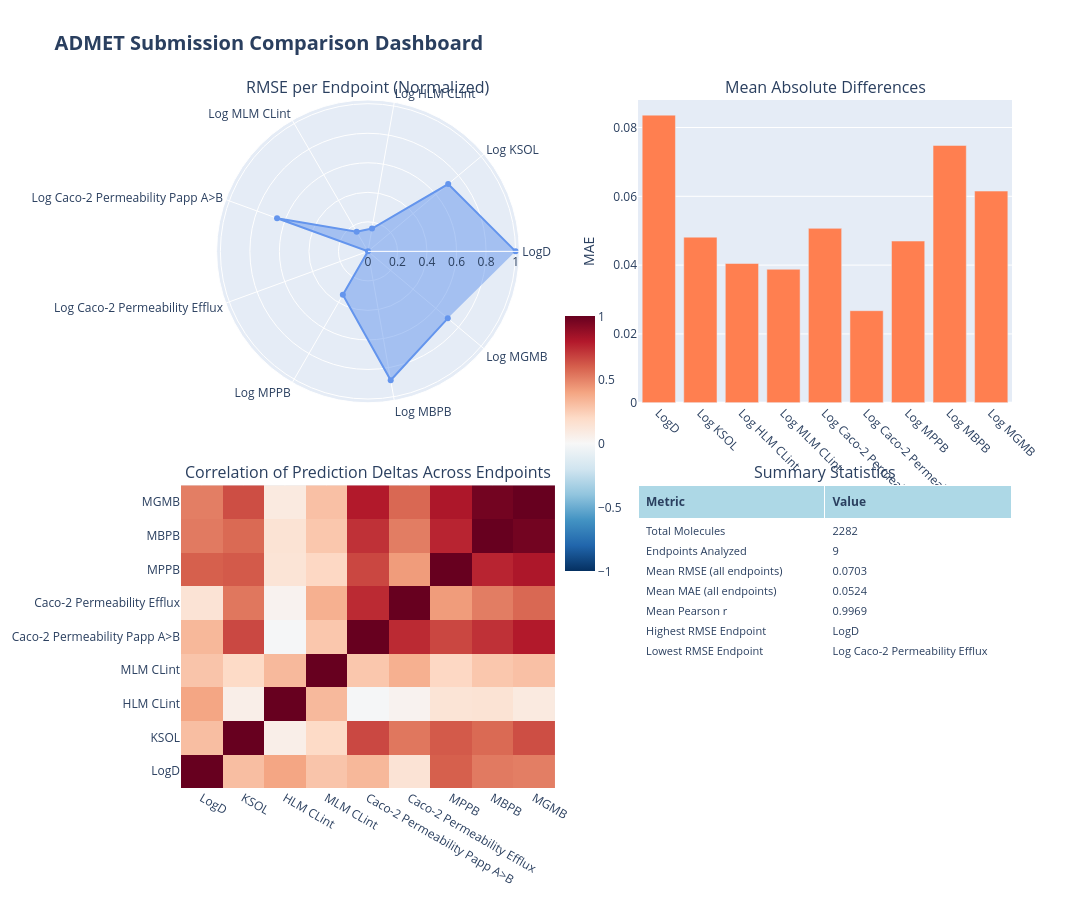

The notebook cell saved with this chart:
### Markdown cell above
## 9. Global Summary Dashboard

**Purpose**: Provide an interactive, high-level summary of all findings in a single view.

**Dashboard Components**:

### Top-Left: RMSE Radar Chart (Normalized)
- Shows relative RMSE across all 9 endpoints on a 0-1 scale
- Larger area = more disagreement across endpoints
- Helps identify which endpoints have the most/least agreement

### Top-Right: Mean Absolute Differences
- Bar chart showing MAE for each endpoint
- Directly comparable across endpoints
- Higher bars = larger typical differences

### Bottom-Left: Correlation Matrix of Prediction Deltas
- Shows how prediction differences correlate across endpoints
- **Red cells**: When models disagree on one endpoint, they tend to disagree on another (correlated errors)
- **Blue cells**: Disagreements are independent across endpoints
- Helps identify if errors are systematic across related properties

### Bottom-Right: Summary Statistics Table
- Key aggregate metrics across all endpoints
- Total molecules analyzed
- Average RMSE and MAE
- Average correlation
- Endpoints with highest/lowest disagreement

**Interactive features** (in HTML version):
- Hover over points for exact values
- Zoom and pan on plots
- Export as image

### Code cell
# Create interactive Plotly dashboard with key summary visualizations
from plotly.subplots import make_subplots
import plotly.graph_objects as go

fig = make_subplots(
    rows=2,
    cols=2,
    subplot_titles=(
        "RMSE per Endpoint (Normalized)",
        "Mean Absolute Differences",
        "Correlation of Prediction Deltas Across Endpoints",
        "Summary Statistics",
    ),
    specs=[[{"type": "scatterpolar"}, {"type": "bar"}], [{"type": "heatmap"}, {"type": "table"}]],
    vertical_spacing=0.12,
    horizontal_spacing=0.1,
)

# Top-left: Radar chart of normalized RMSE
rmse_values = df_summary["RMSE"].values
rmse_normalized = (rmse_values - rmse_values.min()) / (rmse_values.max() - rmse_values.min())

fig.add_trace(
    go.Scatterpolar(
        r=rmse_normalized, theta=ENDPOINTS, fill="toself", name="Normalized RMSE", line_color="rgb(100, 149, 237)"
    ),
    row=1,
    col=1,
)

# Top-right: Bar chart of MAE
fig.add_trace(
    go.Bar(x=ENDPOINTS, y=df_summary["MAE"].values, marker_color="rgb(255, 127, 80)", name="MAE"), row=1, col=2
)

# Bottom-left: Correlation heatmap of deltas across endpoints
delta_cols = [f"{ep}_delta" for ep in ENDPOINTS]
delta_corr = df_merged_with_desc[delta_cols].corr()

fig.add_trace(
    go.Heatmap(
        z=delta_corr.values,
        x=[ep.replace("Log ", "") for ep in ENDPOINTS],
        y=[ep.replace("Log ", "") for ep in ENDPOINTS],
        colorscale="RdBu_r",
        zmid=0,
        colorbar=dict(x=0.45, len=0.4),
    ),
    row=2,
    col=1,
)

# Bottom-right: Summary statistics table
summary_table_data = [
    ["Total Molecules", len(df_merged)],
    ["Endpoints Analyzed", len(ENDPOINTS)],
    ["Mean RMSE (all endpoints)", f"{df_summary['RMSE'].mean():.4f}"],
    ["Mean MAE (all endpoints)", f"{df_summary['MAE'].mean():.4f}"],
    ["Mean Pearson r", f"{df_summary['Pearson r'].mean():.4f}"],
    ["Highest RMSE Endpoint", ENDPOINTS[df_summary["RMSE"].idxmax()]],
    ["Lowest RMSE Endpoint", ENDPOINTS[df_summary["RMSE"].idxmin()]],
]

fig.add_trace(
    go.Table(
        header=dict(values=["<b>Metric</b>", "<b>Value</b>"], fill_color="lightblue", align="left", font=dict(size=12)),
        cells=dict(
            values=[[row[0] for row in summary_table_data], [row[1] for row in summary_table_data]],
            fill_color="white",
            align="left",
            font=dict(size=11),
        ),
    ),
    row=2,
    col=2,
)

# Update layout
fig.update_layout(
    title_text="<b>ADMET Submission Comparison Dashboard</b>",
    title_font_size=20,
    showlegend=False,
    height=900,
    width=1400,
)

# Update x-axis labels for bar chart
fig.update_xaxes(tickangle=45, row=1, col=2)
fig.update_yaxes(title_text="MAE", row=1, col=2)

# Save interactive HTML
dashboard_path = OUTPUT_DIR / "summary_dashboard.html"
fig.write_html(str(dashboard_path))

# Display in notebook
fig.show()

print(f"✓ Saved interactive dashboard to {dashboard_path}")

### Figure 1 — Plotly figure (JSON) as saved in the notebook; plotly's stock layout.template omitted (floating-point values rounded to 4 significant figures)
{"data": [{"fill": "toself", "line": {"color": "rgb(100, 149, 237)"}, "name": "Normalized RMSE", "r": [1.0, 0.7093, 0.1573, 0.1532, 0.6555, 0.0, 0.3403, 0.8865, 0.7058], "subplot": "polar", "theta": ["LogD", "Log KSOL", "Log HLM CLint", "Log MLM CLint", "Log Caco-2 Permeability Papp A>B", "Log Caco-2 Permeability Efflux", "Log MPPB", "Log MBPB", "Log MGMB"], "type": "scatterpolar"}, {"marker": {"color": "rgb(255, 127, 80)"}, "name": "MAE", "type": "bar", "x": ["LogD", "Log KSOL", "Log HLM CLint", "Log MLM CLint", "Log Caco-2 Permeability Papp A>B", "Log Caco-2 Permeability Efflux", "Log MPPB", "Log MBPB", "Log MGMB"], "xaxis": "x", "y": [0.0836, 0.04813, 0.04047, 0.0388, 0.05068, 0.02675, 0.047, 0.07479, 0.06152], "yaxis": "y"}, {"colorbar": {"len": 0.4, "x": 0.45}, "colorscale": [[0, "rgb(5,48,97)"], [0.1, "rgb(33,102,172)"], [0.2, "rgb(67,147,195)"], [0.3, "rgb(146,197,222)"], [0.4, "rgb(209,229,240)"], [0.5, "rgb(247,247,247)"], [0.6, "rgb(253,219,199)"], [0.7, "rgb(244,165,130)"], [0.8, "rgb(214,96,77)"], [0.9, "rgb(178,24,43)"], [1, "rgb(103,0,31)"]], "type": "heatmap", "x": ["LogD", "KSOL", "HLM CLint", "MLM CLint", "Caco-2 Permeability Papp A>B", "Caco-2 Permeability Efflux", "MPPB", "MBPB", "MGMB"], "xaxis": "x2", "y": ["LogD", "KSOL", "HLM CLint", "MLM CLint", "Caco-2 Permeability Papp A>B", "Caco-2 Permeability Efflux", "MPPB", "MBPB", "MGMB"], "yaxis": "y2", "z": [[1.0, 0.3063, 0.3948, 0.2846, 0.3295, 0.1401, 0.6003, 0.5251, 0.5124], [0.3063, 1.0, 0.06122, 0.1984, 0.6669, 0.5343, 0.616, 0.5722, 0.6501], [0.3948, 0.06122, 1.0, 0.3254, -0.008493, 0.03505, 0.1367, 0.1443, 0.096], [0.2846, 0.1984, 0.3254, 1.0, 0.2749, 0.3598, 0.2099, 0.2747, 0.2983], [0.3295, 0.6669, -0.008493, 0.2749, 1.0, 0.7508, 0.669, 0.7294, 0.7982], [0.1401, 0.5343, 0.03505, 0.3598, 0.7508, 1.0, 0.4274, 0.5172, 0.5775], [0.6003, 0.616, 0.1367, 0.2099, 0.669, 0.4274, 1.0, 0.7654, 0.8123], [0.5251, 0.5722, 0.1443, 0.2747, 0.7294, 0.5172, 0.7654, 1.0, 0.9669], [0.5124, 0.6501, 0.096, 0.2983, 0.7982, 0.5775, 0.8123, 0.9669, 1.0]], "zmid": 0}, {"cells": {"align": "left", "fill": {"color": "white"}, "font": {"size": 11}, "values": [["Total Molecules", "Endpoints Analyzed", "Mean RMSE (all endpoints)", "Mean MAE (all endpoints)", "Mean Pearson r", "Highest RMSE Endpoint", "Lowest RMSE Endpoint"], [2282, 9, "0.0703", "0.0524", "0.9969", "LogD", "Log Caco-2 Permeability Efflux"]]}, "domain": {"x": [0.55, 1], "y": [0, 0.44]}, "header": {"align": "left", "fill": {"color": "lightblue"}, "font": {"size": 12}, "values": ["<b>Metric</b>", "<b>Value</b>"]}, "type": "table"}], "layout": {"annotations": [{"font": {"size": 16}, "showarrow": false, "text": "RMSE per Endpoint (Normalized)", "x": 0.225, "xanchor": "center", "xref": "paper", "y": 1, "yanchor": "bottom", "yref": "paper"}, {"font": {"size": 16}, "showarrow": false, "text": "Mean Absolute Differences", "x": 0.775, "xanchor": "center", "xref": "paper", "y": 1, "yanchor": "bottom", "yref": "paper"}, {"font": {"size": 16}, "showarrow": false, "text": "Correlation of Prediction Deltas Across Endpoints", "x": 0.225, "xanchor": "center", "xref": "paper", "y": 0.44, "yanchor": "bottom", "yref": "paper"}, {"font": {"size": 16}, "showarrow": false, "text": "Summary Statistics", "x": 0.775, "xanchor": "center", "xref": "paper", "y": 0.44, "yanchor": "bottom", "yref": "paper"}], "height": 900, "polar": {"domain": {"x": [0, 0.45], "y": [0.56, 1]}}, "showlegend": false, "title": {"font": {"size": 20}, "text": "<b>ADMET Submission Comparison Dashboard</b>"}, "width": 1400, "xaxis": {"anchor": "y", "domain": [0.55, 1], "tickangle": 45}, "xaxis2": {"anchor": "y2", "domain": [0, 0.45]}, "yaxis": {"anchor": "x", "domain": [0.56, 1], "title": {"text": "MAE"}}, "yaxis2": {"anchor": "x2", "domain": [0, 0.44]}}}
